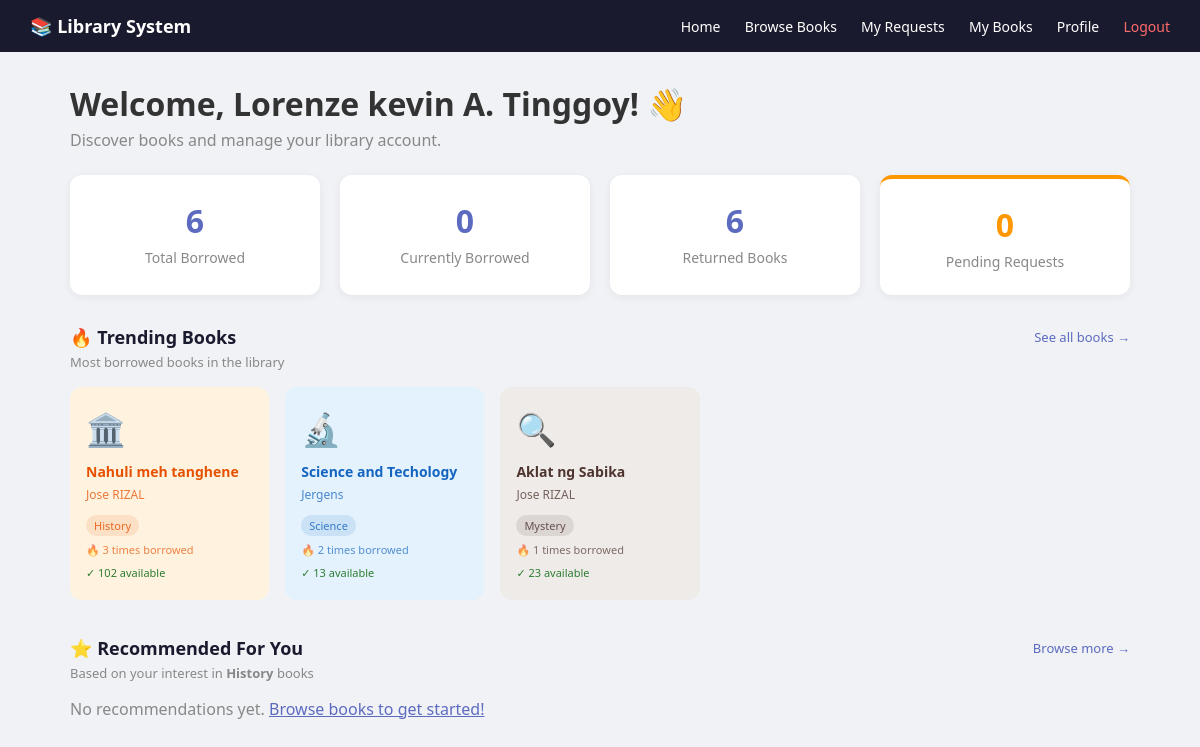
The page /user_dashboard.php (signed in) on the database its author committed.
### tables this page shows
CREATE TABLE `books` (
  `id` int(11) NOT NULL,
  `book_no` varchar(50) DEFAULT NULL,
  `genre` varchar(100) DEFAULT NULL,
  `title` varchar(200) NOT NULL,
  `author` varchar(100) NOT NULL,
  `isbn` varchar(50) DEFAULT NULL,
  `category` varchar(100) DEFAULT NULL,
  `quantity` int(11) DEFAULT 1,
  `available` int(11) DEFAULT 1,
  `created_at` timestamp NOT NULL DEFAULT current_timestamp()
);

### user_dashboard.php (the view, shortened to what this page needs)
<?php
require 'includes/db_connect.php';
$user_id = $_SESSION['user_id'];
$total_borrowed = mysqli_fetch_assoc(mysqli_query($conn, "SELECT COUNT(*) as total FROM borrow_records WHERE user_id=$user_id"))['total'];
$total_returned = mysqli_fetch_assoc(mysqli_query($conn, "SELECT COUNT(*) as total FROM borrow_records WHERE user_id=$user_id AND status='returned'"))['total'];
$total_active   = mysqli_fetch_assoc(mysqli_query($conn, "SELECT COUNT(*) as total FROM borrow_records WHERE user_id=$user_id AND status='borrowed'"))['total'];
$total_pending  = mysqli_fetch_assoc(mysqli_query($conn, "SELECT COUNT(*) as total FROM borrow_requests WHERE user_id=$user_id AND status='pending'"))['total'];
$trending = mysqli_query($conn, "
    SELECT b.id, b.title, b.author, b.genre, b.available,
           COUNT(br.id) as borrow_count
    FROM books b
    LEFT JOIN borrow_records br ON b.id = br.book_id
    GROUP BY b.id
    ORDER BY borrow_count DESC, b.available DESC
    LIMIT 6
");
$fav_genre = mysqli_fetch_assoc(mysqli_query($conn, "
    SELECT b.genre, COUNT(*) as cnt
    FROM borrow_records br
    JOIN books b ON br.book_id = b.id
    WHERE br.user_id = $user_id AND b.genre IS NOT NULL AND b.genre != ''
    GROUP BY b.genre
    ORDER BY cnt DESC
    LIMIT 1
"));
function genreColor($genre) {
    $colors = [
        'Fiction'     => ['#e8eaf6', '#3f51b5'],
        'Non-Fiction' => ['#e0f2f1', '#00796b'],
        'Science'     => ['#e3f2fd', '#1565c0'],
        'Technology'  => ['#f3e5f5', '#7b1fa2'],
        'History'     => ['#fff3e0', '#e65100'],
        'Biography'   => ['#fce4ec', '#c2185b'],
        'Mystery'     => ['#efebe9', '#4e342e'],
        'Romance'     => ['#fce4ec', '#e91e63'],
        'Fantasy'     => ['#ede7f6', '#512da8'],
        'Self-Help'   => ['#e8f5e9', '#2e7d32'],
        'Education'   => ['#e3f2fd', '#0d47a1'],
        'Religion'    => ['#fff8e1', '#f57f17'],
        'Children'    => ['#f9fbe7', '#558b2f'],
        'Comics'      => ['#fbe9e7', '#bf360c'],
        'Other'       => ['#f5f5f5', '#616161'],
    ];
    return isset($colors[$genre]) ? $colors[$genre] : ['#f5f5f5', '#616161'];
}
function genreIcon($genre) {
    $icons = [
        'Fiction'     => '📖',
        'Non-Fiction' => '📰',
        'Science'     => '🔬',
        'Technology'  => '💻',
        'History'     => '🏛️',
        'Biography'   => '👤',
        'Mystery'     => '🔍',
        'Romance'     => '💕',
        'Fantasy'     => '🧙',
        'Self-Help'   => '💡',
        'Education'   => '🎓',
        'Religion'    => '🕌',
        'Children'    => '🧸',
        'Comics'      => '🦸',
        'Other'       => '📚',
    ];
    return isset($icons[$genre]) ? $icons[$genre] : '📚';
}
?>
<!DOCTYPE html>
<html lang="en">
<head>
    <link rel="stylesheet" href="css/style.css">
</head>
<body>
<nav class="navbar">
    <span style="font-weight:600; font-size:18px;">📚 Library System</span>
    <div>
        <a href="user_dashboard.php">Home</a>
        <a href="brows_books.php">Browse Books</a>
        <a href="borrow_request.php">My Requests</a>
        <a href="my_borrowed.php">My Books</a>
        <a href="profile.php">Profile</a>
        <a href="logout.php" style="color:#ff6b6b;">Logout</a>
    </div>
</nav>
<div class="container">
    <h1 style="margin-bottom:4px;">Welcome, <?= htmlspecialchars($_SESSION['user_name']) ?>! 👋</h1>
    <p style="color:#888; margin-bottom:24px;">Discover books and manage your library account.</p>
    <div class="cards">
        <div class="card">
            <h3><?= $total_borrowed ?></h3>
            <p>Total Borrowed</p>
        </div>
        <div class="card">
            <h3><?= $total_active ?></h3>
            <p>Currently Borrowed</p>
        </div>
        <div class="card">
            <h3><?= $total_returned ?></h3>
            <p>Returned Books</p>
        </div>
        <div class="card" style="border-top:4px solid #ff9800;">
            <h3 style="color:#ff9800;"><?= $total_pending ?></h3>
            <p>Pending Requests</p>
        </div>
    </div>
    <div style="margin-bottom:36px;">
        <div class="section-header">
            <h3>🔥 Trending Books</h3>
            <a href="brows_books.php">See all books →</a>
        </div>
        <p class="section-subtitle">Most borrowed books in the library</p>
        <div class="book-grid">
            <?php
            while ($book = mysqli_fetch_assoc($trending)):
                $colors = genreColor($book['genre']);
                $icon   = genreIcon($book['genre']);
            ?>
            <a href="brows_books.php" class="book-card"
                style="background:<?= $colors[0] ?>; color:<?= $colors[1] ?>;">
                <div>
                    <div class="genre-icon"><?= $icon ?></div>
                    <div class="book-title"><?= htmlspecialchars($book['title']) ?></div>
                    <div class="book-author"><?= htmlspecialchars($book['author']) ?></div>
                </div>
                <div>
                    <?php if ($book['genre']): ?>
                        <span class="book-genre-tag"
                            style="background:<?= $colors[1] ?>22; color:<?= $colors[1] ?>;">
                            <?= htmlspecialchars($book['genre']) ?>
                        </span>
                    <?php endif; ?>
                    <div class="borrow-count">
                        🔥 <?= $book['borrow_count'] ?> times borrowed
                    </div>
                    <div class="availability" style="color:<?= $book['available'] > 0 ? '#2e7d32' : '#c0392b' ?>">
                        <?= $book['available'] > 0 ? '✓ ' . $book['available'] . ' available' : '✗ Not available' ?>
                    </div>
                </div>
            </a>
            <?php endwhile; ?>
        </div>
    </div>
    <div style="margin-bottom:36px;">
        <div class="section-header">
            <h3>⭐ Recommended For You</h3>
            <a href="brows_books.php">Browse more →</a>
        </div>
        <?php if ($fav_genre): ?>
            <p class="section-subtitle">
                Based on your interest in
                <strong><?= htmlspecialchars($fav_genre['genre']) ?></strong> books
            </p>
        <?php else: ?>
            <p class="section-subtitle">Explore our latest available books</p>
        <?php endif; ?>
        <div class="book-grid">
            <?php
            $rec_count = 0;
            ?>
            <?php if ($rec_count === 0): ?>
                <p style="color:#888; grid-column:1/-1;">
                    No recommendations yet.
                    <a href="brows_books.php" style="color:#5c6bc0;">Browse books to get started!</a>
                </p>
            <?php endif; ?>
        </div>
    </div>
</div>
</body>
</html>

### css/style.css (style rules this page uses)
* { margin: 0; padding: 0; box-sizing: border-box; }
body { font-family: 'Segoe UI', sans-serif; background: #f0f2f5; color: #333; }
.navbar { background: #1a1a2e; color: white; padding: 14px 30px; display: flex; justify-content: space-between; align-items: center; }
.navbar a { color: white; text-decoration: none; margin-left: 20px; font-size: 14px; }
.container { max-width: 1100px; margin: 30px auto; padding: 0 20px; }
.cards { display: grid; grid-template-columns: repeat(auto-fit, minmax(200px, 1fr)); gap: 20px; margin-bottom: 30px; }
.card { background: white; padding: 24px; border-radius: 12px; box-shadow: 0 2px 8px rgba(0,0,0,0.06); text-align: center; }
.card h3 { font-size: 32px; color: #5c6bc0; }
.card p { color: #888; font-size: 14px; margin-top: 6px; }

### user_dashboard.php (style rules this page uses)
.book-grid { display: grid; grid-template-columns: repeat(auto-fill, minmax(180px, 1fr)); gap: 16px; margin-top: 16px; }
.book-card { border-radius: 12px; padding: 20px 16px; display: flex; flex-direction: column; justify-content: space-between; min-height: 200px; transition: transform 0.2s, box-shadow 0.2s; cursor: pointer; text-decoration: none; }
.book-card .genre-icon { font-size: 32px; margin-bottom: 12px; }
.book-card .book-title { font-size: 14px; font-weight: 600; margin-bottom: 4px; line-height: 1.4; }
.book-card .book-author { font-size: 12px; opacity: 0.75; margin-bottom: 10px; }
.book-card .book-genre-tag { font-size: 11px; padding: 3px 8px; border-radius: 20px; display: inline-block; font-weight: 500; opacity: 0.85; }
.book-card .borrow-count { font-size: 11px; opacity: 0.7; margin-top: 6px; }
.book-card .availability { font-size: 11px; margin-top: 8px; font-weight: 500; }
.section-header { display: flex; justify-content: space-between; align-items: center; margin-bottom: 4px; }
.section-header h3 { font-size: 18px; color: #1a1a2e; }
.section-header a { font-size: 13px; color: #5c6bc0; text-decoration: none; }
.section-subtitle { font-size: 13px; color: #888; margin-bottom: 4px; }

### rows shown on the page
books: genre "🏛️", title "Nahuli meh tanghene", author "Jose RIZAL", genre "History", borrow_count "3", available "102"
books: genre "🔬", title "Science and Techology", author "Jergens", genre "Science", borrow_count "2", available "13"
books: genre "🔍", title "Aklat ng Sabika", author "Jose RIZAL", genre "Mystery", borrow_count "1", available "23"

### other values the page prints
$_SESSION['user_name'] "Lorenze kevin A. Tinggoy"
$total_borrowed "6"
$total_active "0"
$total_returned "6"
$total_pending "0"
$fav_genre['genre'] "History"
